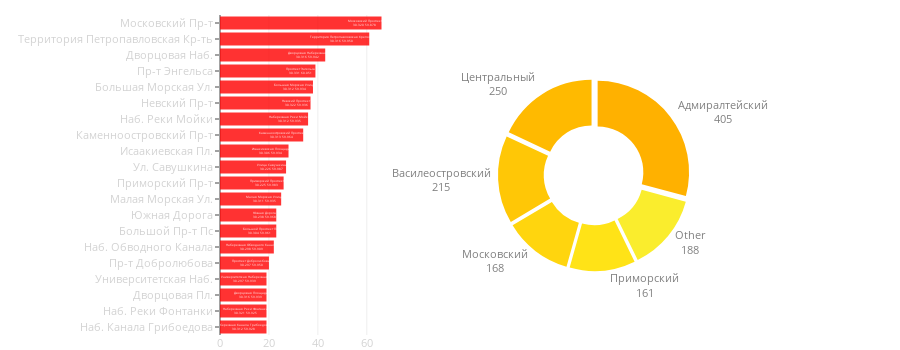

Notebook code cell kept with this figure:
### Code cell
class StreetAreaCombine:
    HOLE = 0.5
    PULL = 0.05
    PIE_AREA_X = [0.1, 1.0]
    PIE_AREA_Y = [0.2, 0.8]
    BAR_CHART_OPACITY = 0.8
    BAR_CHART_COLOR = 'red'
    BAR_CHART_CM = "Wistia"
    BAR_CHART_LEGEND_X = 0.55
    BAR_CHART_LEGEND_Y = 0.0
    
    TICK_LEN = 4
    PLOT_HEIGHT = 350
    PLOT_WIDTH = 900
    BAR_CHART_AREA_X = [0, 0.25]
    BAR_CHART_AREA_Y = [0, 1.0]
    MARGIN = go.layout.Margin(l=220, t=15, b=15, r=0)
    
    BAR_CHART_FONT_COLOR = 'lightgrey'
    BAR_CHART_FONT_SIZE = 11
    PIE_CHART_FONT_COLOR = 'grey'
    PIE_CHART_FONT_SIZE = 11
    
    MIN_COLOR_VALUE = 0.20
    MAX_COLOR_VALUE = 0.60    

    
def street_area_combine_plot(streets_barchart_y, 
                             streets_barchart_x,
                             lat, lon,
                             areas_barchart_values, 
                             areas_piechart_labels):    
    style = StreetAreaCombine
    
    colormap = matplotlib.cm.get_cmap(style.BAR_CHART_CM)
    
    norm_val = np.linspace(style.MAX_COLOR_VALUE, 
                           style.MIN_COLOR_VALUE, 
                           len(areas_barchart_values))
    
    pieces_colors = list(map(lambda x: 
                             matplotlib.colors.rgb2hex(colormap(x)), 
                             norm_val))
    
    round3 = lambda x: round(float(x), 3)
    hover_format = lambda x, y, z: "{}<br>{:.3f} {:.3f}".format(x, round3(y), round3(z))
    bar_hover = list(map(hover_format, streets_barchart_y, lat, lon))

    if language == 'ru':
        streets_barchart_y = list(map(street_normalize_ru, streets_barchart_y))
        areas_piechart_labels = list(map(area_normalize_ru, areas_piechart_labels))
    
    data = [go.Bar(y=streets_barchart_y,
                    x=streets_barchart_x,
                    marker=dict(color=style.BAR_CHART_COLOR), 
                    orientation='h',
                    text=bar_hover,
                    hoverinfo='text',
                    opacity=style.BAR_CHART_OPACITY, 
                    showlegend=False),

            go.Pie(values=areas_barchart_values,
                    labels=areas_piechart_labels,
                    domain=dict(x=style.PIE_AREA_X, 
                                y=style.PIE_AREA_Y),
                    hoverinfo="label+percent+value",
                    textinfo='label+value', 
                    textposition='outside',
                    hole=style.HOLE,
                    sort=False,
                    textfont=dict(size=style.PIE_CHART_FONT_SIZE, 
                                  color=style.PIE_CHART_FONT_COLOR),
                    marker=dict(colors=pieces_colors), 
                    pull=style.PULL)]
    
    layout = go.Layout(height=style.PLOT_HEIGHT, 
                       width=style.PLOT_WIDTH,
                       showlegend=False, 
                       margin=style.MARGIN, 
                       hovermode='closest',
                       xaxis=dict(domain=style.BAR_CHART_AREA_X, 
                                  tickfont=dict(color=style.BAR_CHART_FONT_COLOR,
                                                size=style.BAR_CHART_FONT_SIZE)),
                       yaxis=dict(domain=style.BAR_CHART_AREA_Y, 
                                  autorange="reversed", 
                                  ticklen=style.TICK_LEN, 
                                  tickfont=dict(size=style.BAR_CHART_FONT_SIZE, 
                                                color=style.BAR_CHART_FONT_COLOR)))
    fig = go.Figure(data=data, layout=layout)
    py.iplot(fig, show_link=False)

    
N_AREAS_VISUALIZED = 5
N_STREETS_VISUALIZED = 20
OTHER_LABEL = "Other"

streets_table_shrinked = streets_table[:N_STREETS_VISUALIZED]
area_activity_shrinked = area_activity[:N_AREAS_VISUALIZED] + [sum(area_activity[N_AREAS_VISUALIZED+1:])]
areas_labels_shrinked = areas[:N_AREAS_VISUALIZED] + [OTHER_LABEL]

street_area_combine_plot(streets_table_shrinked[STREET_COLUMN],
                         streets_table_shrinked['counter'],
                         streets_table_shrinked['latitude'],
                         streets_table_shrinked['longtitude'],
                         area_activity_shrinked,
                         areas_labels_shrinked)

### Figure 1 — Plotly figure (JSON) as saved in the notebook; plotly's stock layout.template omitted (floating-point values rounded to 4 significant figures)
{"data": [{"hoverinfo": "text", "marker": {"color": "red"}, "opacity": 0.8, "orientation": "h", "showlegend": false, "text": ["Московский Проспект<br>30.320 59.878", "Территория Петропавловская Крепость<br>30.316 59.950", "Дворцовая Набережная<br>30.316 59.942", "Проспект Энгельса<br>30.331 60.051", "Большая Морская Улица<br>30.312 59.934", "Невский Проспект<br>30.322 59.936", "Набережная Реки Мойки<br>30.312 59.935", "Каменноостровский Проспект<br>30.313 59.964", "Исаакиевская Площадь<br>30.306 59.934", "Улица Савушкина<br>30.226 59.987", "Приморский Проспект<br>30.225 59.983", "Малая Морская Улица<br>30.311 59.935", "Южная Дорога<br>30.238 59.968", "Большой Проспект Пс<br>30.304 59.961", "Набережная Обводного Канала<br>30.298 59.909", "Проспект Добролюбова<br>30.297 59.950", "Университетская Набережная<br>30.297 59.939", "Дворцовая Площадь<br>30.316 59.939", "Набережная Реки Фонтанки<br>30.321 59.925", "Набережная Канала Грибоедова<br>30.312 59.928"], "type": "bar", "uid": "9e358498-353c-11e9-baa2-3c15c2cf2370", "x": [66, 61, 43, 39, 38, 37, 36, 34, 28, 27, 26, 25, 23, 23, 22, 20, 19, 19, 19, 19], "y": ["Московский Пр-т", "Территория Петропавловская Кр-ть", "Дворцовая Наб.", "Пр-т Энгельса", "Большая Морская Ул.", "Невский Пр-т", "Наб. Реки Мойки", "Каменноостровский Пр-т", "Исаакиевская Пл.", "Ул. Савушкина", "Приморский Пр-т", "Малая Морская Ул.", "Южная Дорога", "Большой Пр-т Пс", "Наб. Обводного Канала", "Пр-т Добролюбова", "Университетская Наб.", "Дворцовая Пл.", "Наб. Реки Фонтанки", "Наб. Канала Грибоедова"]}, {"domain": {"x": [0.1, 1], "y": [0.2, 0.8]}, "hole": 0.5, "hoverinfo": "label+percent+value", "labels": ["Адмиралтейский", "Центральный", "Василеостровский", "Московский", "Приморский", "Other"], "marker": {"colors": ["#ffb100", "#ffba00", "#ffc706", "#ffd50e", "#ffe317", "#faed2d"]}, "pull": 0.05, "sort": false, "textfont": {"color": "grey", "size": 11}, "textinfo": "label+value", "textposition": "outside", "type": "pie", "uid": "9e3587a2-353c-11e9-be21-3c15c2cf2370", "values": [405, 250, 215, 168, 161, 188]}], "layout": {"height": 350, "hovermode": "closest", "margin": {"b": 15, "l": 220, "r": 0, "t": 15}, "showlegend": false, "width": 900, "xaxis": {"domain": [0, 0.25], "tickfont": {"color": "lightgrey", "size": 11}}, "yaxis": {"autorange": "reversed", "domain": [0, 1], "tickfont": {"color": "lightgrey", "size": 11}, "ticklen": 4}}}
